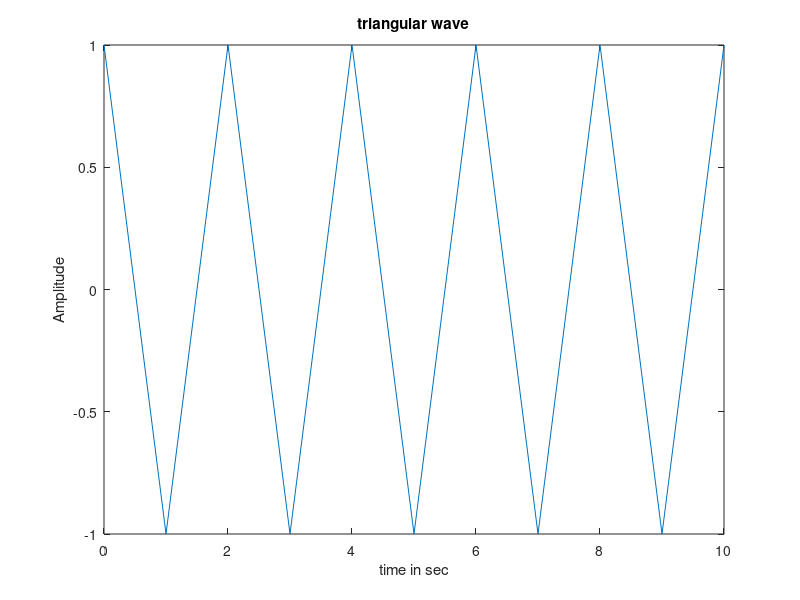

The MATLAB script that drew this image:
clc;
clear all;
close all;
t=0:10;
x=(-1).^t;
plot(t,x);
xlabel('time in sec');
ylabel('Amplitude');
title('triangular wave');
